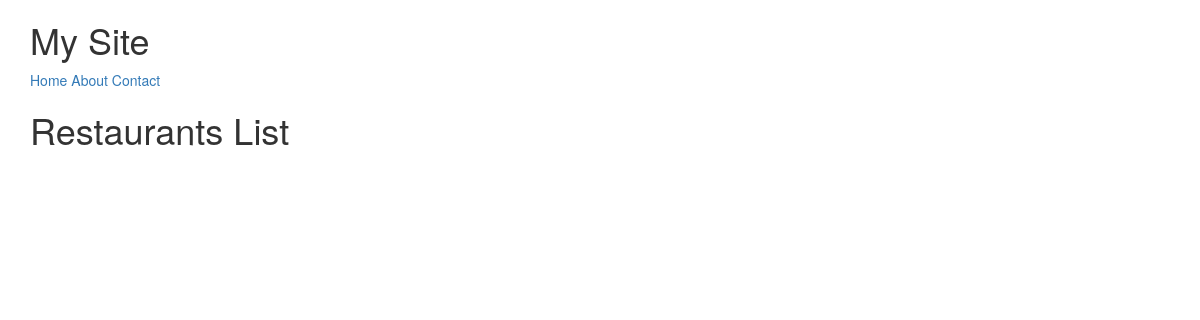
/restaurants/, run on an earlier commit of the app's database.
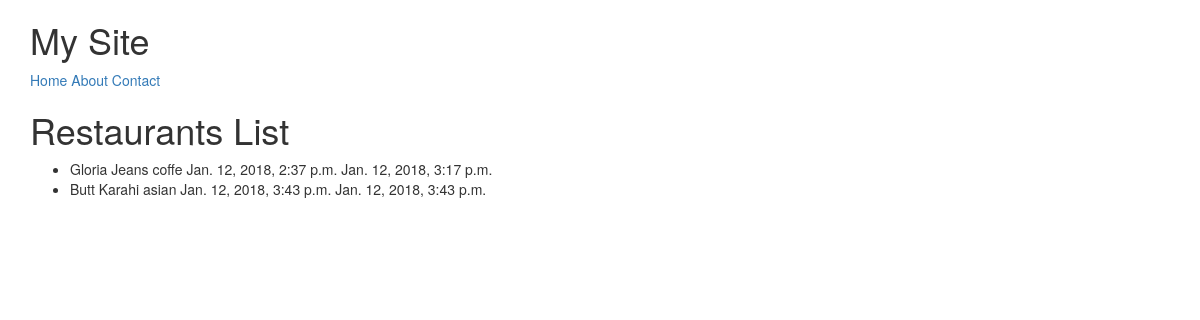
And on a later commit of the database.
### restaurants/models.py (models this page shows, shortened)
class RestaurantLocation(models.Model):
	name = 		models.CharField(max_length = 120)
	location =  models.CharField(max_length = 120, null = True, blank = True)
	category =	models.CharField(max_length = 120, null = True, blank = True)
	timestamp = models.DateTimeField(auto_now_add = True)
	updated = 	models.DateTimeField(auto_now = True)

### restaurants/views.py (the view)
# urls.py: url(r'^restaurants/$', RestaurantListView.as_view()),
class RestaurantListView(ListView):
	def get_queryset(self):
		slug = self.kwargs.get("slug")
		if slug:
			queryset = RestaurantLocation.objects.filter(
			Q(category__iexact = slug) |
			Q(category__icontains = slug)
			)
		else:
			queryset = RestaurantLocation.objects.all()
		return queryset

### restaurants/templates/restaurants/restaurantlocation_list.html (shortened to what this page needs)
{% extends "base.html" %}
{% block content %}
<h1>Restaurants List</h1>
<ul>
	{% for obj in object_list %}
	<li>{{ obj.name }} {{ obj.category }} {{ obj.timestamp }} {{ obj.updated }}</li>
	{% endfor %}
</ul>
{% endblock %}

### templates/base.html (shortened to what this page needs)
<!DOCTYPE html>
<html>
<head>
{% include 'snippets/css.html' %}
</head>
<body>
{% include 'snippets/nav.html' %}
<div class="container">
{% block content %}{% endblock content %}
</div>
</body>
</html>

### templates/snippets/css.html (shortened to what this page needs)
<link rel="stylesheet" href="https://maxcdn.bootstrapcdn.com/bootstrap/3.3.7/css/bootstrap.min.css">
<link rel="stylesheet" href="https://maxcdn.bootstrapcdn.com/bootstrap/3.3.7/css/bootstrap-theme.min.css">

### templates/snippets/nav.html
<div class="container">
<h1>My Site</h1>
<a href="/">Home</a>
<a href="/about/">About</a>
<a href="/contact/">Contact</a>
</div>

What changed in the data, as far as the page shows it:
added RestaurantLocation: name "Gloria Jeans", category "coffe", timestamp "Jan. 12, 2018, 2:37 p.m.", updated "Jan. 12, 2018, 3:17 p.m."
added RestaurantLocation: name "Butt Karahi", category "asian", timestamp "Jan. 12, 2018, 3:43 p.m.", updated "Jan. 12, 2018, 3:43 p.m."
